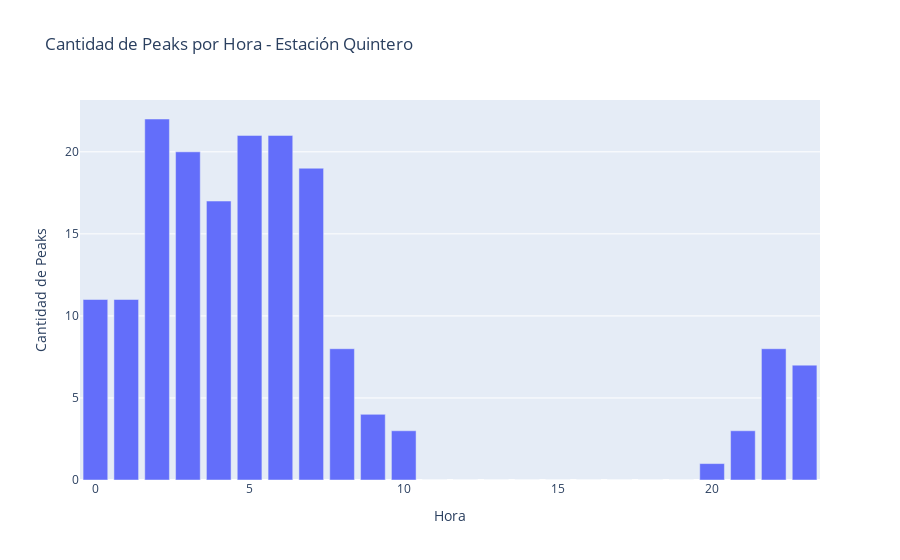

Notebook cell for this chart:
### Markdown cell above
Histograma de frecuencia de peaks por cada hora para la estación Quintero.

### Code cell
barplot_peaks( quintero_peaks_df, 'Quintero', 133 )

### Figure 1 — Plotly figure (JSON) as saved in the notebook; plotly's stock layout.template omitted (floating-point values rounded to 4 significant figures)
{"data": [{"alignmentgroup": "True", "hovertemplate": "Hora=%{x}<br>Cantidad de Peaks=%{y}<extra></extra>", "legendgroup": "", "marker": {"color": "#636efa", "pattern": {"shape": ""}}, "name": "", "offsetgroup": "", "orientation": "v", "showlegend": false, "textposition": "auto", "type": "bar", "x": [0, 1, 2, 3, 4, 5, 6, 7, 8, 9, 10, 11, 12, 13, 14, 15, 16, 17, 18, 19, 20, 21, 22, 23], "xaxis": "x", "y": [11, 11, 22, 20, 17, 21, 21, 19, 8, 4, 3, 0, 0, 0, 0, 0, 0, 0, 0, 0, 1, 3, 8, 7], "yaxis": "y"}], "layout": {"barmode": "relative", "legend": {"tracegroupgap": 0}, "title": {"text": "Cantidad de Peaks por Hora - Estación Quintero"}, "xaxis": {"anchor": "y", "domain": [0, 1], "title": {"text": "Hora"}}, "yaxis": {"anchor": "x", "domain": [0, 1], "title": {"text": "Cantidad de Peaks"}}}}
